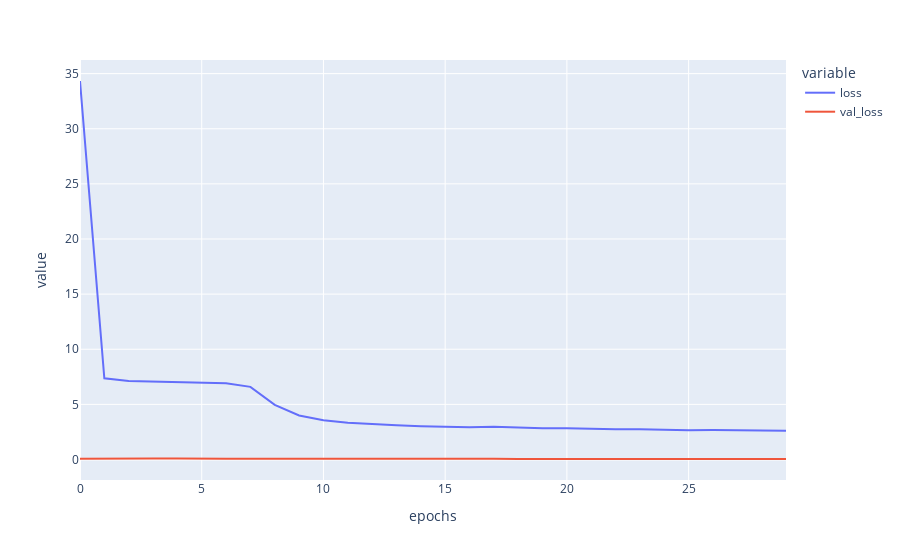

Notebook source saved alongside this figure:
### Code cell
plot_df ={'loss': loss,
          'val_loss': val_loss,
         'epochs': np.arange(len(loss))}

fig = px.line(plot_df, x='epochs', y=['loss', 'val_loss'])
fig.show()

### Figure 1 — Plotly figure (JSON) as saved in the notebook; plotly's stock layout.template omitted (floating-point values rounded to 4 significant figures)
{"data": [{"hovertemplate": "variable=loss<br>epochs=%{x}<br>value=%{y}<extra></extra>", "legendgroup": "loss", "line": {"color": "#636efa", "dash": "solid"}, "mode": "lines", "name": "loss", "orientation": "v", "showlegend": true, "type": "scatter", "x": [0, 1, 2, 3, 4, 5, 6, 7, 8, 9, 10, 11, 12, 13, 14, 15, 16, 17, 18, 19, 20, 21, 22, 23, 24, 25, 26, 27, 28, 29], "xaxis": "x", "y": [34.33, 7.365, 7.122, 7.063, 6.969, 6.947, 6.904, 6.587, 4.95, 3.994, 3.569, 3.339, 3.193, 3.095, 3.019, 2.985, 2.931, 2.968, 2.875, 2.844, 2.844, 2.786, 2.75, 2.739, 2.697, 2.661, 2.684, 2.656, 2.633, 2.615], "yaxis": "y"}, {"hovertemplate": "variable=val_loss<br>epochs=%{x}<br>value=%{y}<extra></extra>", "legendgroup": "val_loss", "line": {"color": "#EF553B", "dash": "solid"}, "mode": "lines", "name": "val_loss", "orientation": "v", "showlegend": true, "type": "scatter", "x": [0, 1, 2, 3, 4, 5, 6, 7, 8, 9, 10, 11, 12, 13, 14, 15, 16, 17, 18, 19, 20, 21, 22, 23, 24, 25, 26, 27, 28, 29], "xaxis": "x", "y": [0.06477, 0.08529, 0.07891, 0.07977, 0.07783, 0.09436, 0.06732, 0.0585, 0.06332, 0.05758, 0.0724, 0.06466, 0.057, 0.05509, 0.0584, 0.05504, 0.04914, 0.05597, 0.04947, 0.05224, 0.05315, 0.04618, 0.04863, 0.04883, 0.0457, 0.04379, 0.04526, 0.05043, 0.04803, 0.04506], "yaxis": "y"}], "layout": {"legend": {"title": {"text": "variable"}, "tracegroupgap": 0}, "margin": {"t": 60}, "xaxis": {"anchor": "y", "domain": [0, 1], "title": {"text": "epochs"}}, "yaxis": {"anchor": "x", "domain": [0, 1], "title": {"text": "value"}}}}
